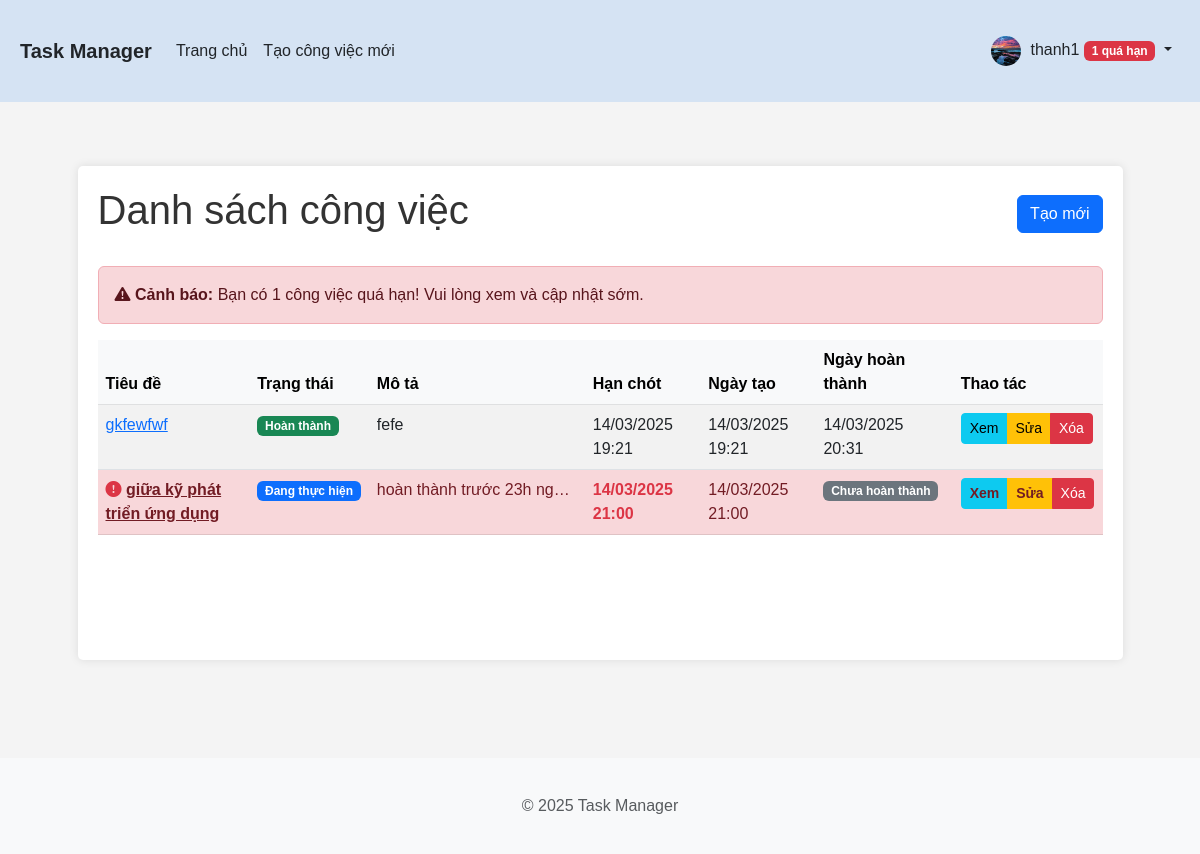
Before: /index (signed in) with the older database file.
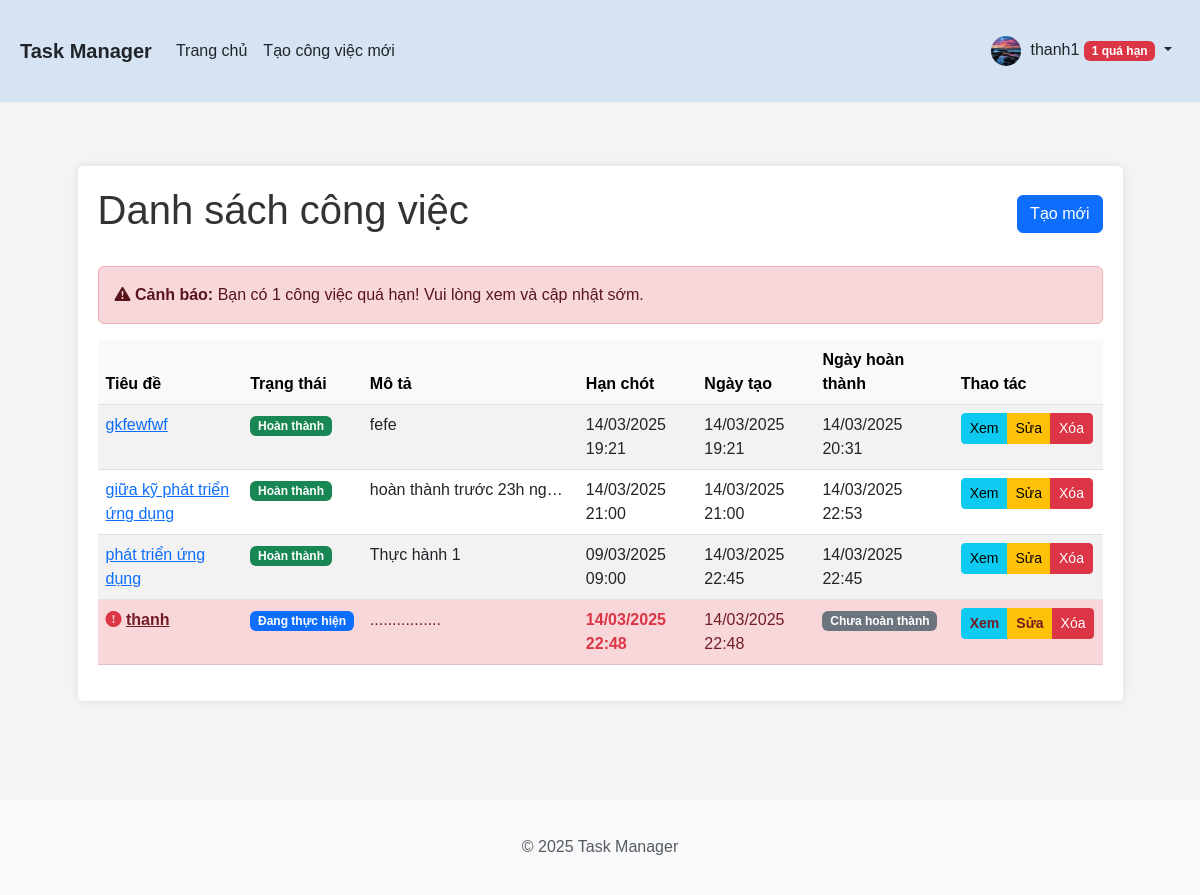
After: the same page with the newer database file.
### app/models.py (models this page shows, shortened)
class User(UserMixin, db.Model):
    id = db.Column(db.Integer, primary_key=True)
    username = db.Column(db.String(64), index=True, unique=True)
    email = db.Column(db.String(120), index=True, unique=True)
    password_hash = db.Column(db.String(128))
    avatar = db.Column(db.String(120), default='default.png')
    is_admin = db.Column(db.Boolean, default=False)
    tasks = db.relationship('Task', backref='user', lazy='dynamic')
    @property
    def overdue_count(self):
        return Task.query.filter_by(user_id=self.id, finished=None).filter(
            Task.deadline < datetime.utcnow()).count()

class Task(db.Model):
    id = db.Column(db.Integer, primary_key=True)
    title = db.Column(db.String(100), nullable=False)
    description = db.Column(db.Text)
    status = db.Column(db.String(20), default='pending')  # pending, in_progress, completed
    created = db.Column(db.DateTime, default=datetime.utcnow)
    deadline = db.Column(db.DateTime)
    finished = db.Column(db.DateTime)
    user_id = db.Column(db.Integer, db.ForeignKey('user.id'), nullable=False)
    def is_overdue(self):
        return not self.finished and self.deadline and self.deadline < datetime.utcnow()

### app/routes/tasks.py (the view)
@bp.route('/')
@bp.route('/index')
@login_required
def index():
    if current_user.is_admin:
        tasks = Task.query.all()
    else:
        tasks = Task.query.filter_by(user_id=current_user.id).all()
    overdue_count = 0
    for task in tasks:
        if not task.finished and task.deadline and task.deadline < datetime.now():
            overdue_count += 1
    return render_template('tasks/index.html', title='Quản lý công việc', tasks=tasks, overdue_count=overdue_count)

### app/__init__.py (called while the page is built)
def create_app(config_name='default'):
    app = Flask(__name__)
    app.config.from_object(config[config_name])
    db.init_app(app)
    migrate.init_app(app, db)
    login_manager.init_app(app)
    @app.template_filter('nl2br')
    def nl2br_filter(text):
        if text:
            return jinja2.utils.markupsafe.Markup(text.replace('\n', '<br>'))
        return ''
    from app.routes.auth import bp as auth_bp
    from app.routes.tasks import bp as tasks_bp
    app.register_blueprint(auth_bp)
    app.register_blueprint(tasks_bp)
    avatar_dir = os.path.join(app.static_folder, 'avatars')
    if not os.path.exists(avatar_dir):
        os.makedirs(avatar_dir)
    @login_manager.user_loader
    def load_user(user_id):
        from app.models import User
        return User.query.get(int(user_id))
    return app

### app/templates/tasks/index.html (shortened to what this page needs)
{% extends "base.html" %}
{% block content %}
    <div class="tasks-container">
        <div class="d-flex justify-content-between align-items-center mb-4">
            <h1>Danh sách công việc</h1>
            <a href="{{ url_for('tasks.create') }}" class="btn btn-primary">Tạo mới</a>
        </div>
        {% if overdue_count > 0 %}
            <div class="alert alert-danger">
                <strong><i class="bi bi-exclamation-triangle-fill"></i> Cảnh báo:</strong>
                Bạn có {{ overdue_count }} công việc quá hạn! Vui lòng xem và cập nhật sớm.
            </div>
        {% endif %}
        {% if tasks %}
            <div class="table-responsive">
                <table class="table table-hover table-striped">
                    <thead class="table-light">
                        <tr>
                            <th>Tiêu đề</th>
                            <th>Trạng thái</th>
                            <th>Mô tả</th>
                            <th>Hạn chót</th>
                            <th>Ngày tạo</th>
                            <th>Ngày hoàn thành</th>
                            <th>Thao tác</th>
                        </tr>
                    </thead>
                    <tbody>
                        {% for task in tasks %}
                            <tr class="{% if task.is_overdue() %}table-danger{% endif %}">
                                <td>
                                    {% if task.is_overdue() %}<i class="bi bi-exclamation-circle-fill text-danger"></i>{% endif %}
                                    <a href="{{ url_for('tasks.view', task_id=task.id) }}">{{ task.title }}</a>
                                </td>
                                <td>
                                    {% if task.status == 'pending' %}
                                        <span class="badge bg-warning">Chờ xử lý</span>
                                    {% elif task.status == 'in_progress' %}
                                        <span class="badge bg-primary">Đang thực hiện</span>
                                    {% elif task.status == 'completed' %}
                                        <span class="badge bg-success">Hoàn thành</span>
                                    {% endif %}
                                </td>
                                <td>
                                    <div class="text-truncate" style="max-width: 200px;" title="{{ task.description }}">
                                        {{ task.description|striptags|truncate(50) }}
                                    </div>
                                </td>
                                <td>
                                    {% if task.is_overdue() %}
                                        <strong class="text-danger">{{ task.deadline.strftime('%d/%m/%Y %H:%M') }}</strong>
                                    {% else %}
                                        {{ task.deadline.strftime('%d/%m/%Y %H:%M') if task.deadline else 'N/A' }}
                                    {% endif %}
                                </td>
                                <td>{{ task.created.strftime('%d/%m/%Y %H:%M') }}</td>
                                <td>
                                    {% if task.finished %}
                                        {{ task.finished.strftime('%d/%m/%Y %H:%M') }}
                                    {% else %}
                                        <span class="badge bg-secondary">Chưa hoàn thành</span>
                                    {% endif %}
                                </td>
                                <td>
                                    <div class="btn-group">
                                        <a href="{{ url_for('tasks.view', task_id=task.id) }}" class="btn btn-sm btn-info">Xem</a>
                                        <a href="{{ url_for('tasks.edit', task_id=task.id) }}" class="btn btn-sm btn-warning">Sửa</a>
                                        <button type="button" class="btn btn-sm btn-danger" data-bs-toggle="modal" data-bs-target="#deleteModal{{ task.id }}">
                                            Xóa
                                        </button>
                                    </div>
                                </td>
                            </tr>
                        {% endfor %}
                    </tbody>
                </table>
            </div>
        {% else %}
            <div class="alert alert-info mt-3">
                <p>Không có công việc nào. <a href="{{ url_for('tasks.create') }}">Tạo công việc mới?</a></p>
            </div>
        {% endif %}
    </div>
{% endblock %}

### app/templates/base.html (shortened to what this page needs)
<!DOCTYPE html>
<html lang="vi">
<head>
    <link href="https://cdn.jsdelivr.net/npm/bootstrap@5.3.0-alpha1/dist/css/bootstrap.min.css" rel="stylesheet">
    <link rel="stylesheet" href="https://cdn.jsdelivr.net/npm/bootstrap-icons@1.11.2/font/bootstrap-icons.css">
    <link rel="stylesheet" href="{{ url_for('static', filename='css/main.css') }}">
</head>
<body>
    <header>
        <nav class="navbar navbar-expand-lg navbar-light">
            <div class="container">
                <a class="navbar-brand" href="{{ url_for('tasks.index') }}">Task Manager</a>
                <div class="collapse navbar-collapse" id="navbarNav">
                    <ul class="navbar-nav me-auto">
                        {% if current_user.is_authenticated %}
                            <li class="nav-item">
                                <a class="nav-link" href="{{ url_for('tasks.index') }}">Trang chủ</a>
                            </li>
                            <li class="nav-item">
                                <a class="nav-link" href="{{ url_for('tasks.create') }}">Tạo công việc mới</a>
                            </li>
                        {% endif %}
                    </ul>
                    <ul class="navbar-nav">
                        {% if current_user.is_authenticated %}
                            <li class="nav-item dropdown">
                                <a class="nav-link dropdown-toggle" href="#" id="navbarDropdown" role="button" data-bs-toggle="dropdown">
                                    {% if current_user.avatar %}
                                        <img src="{{ url_for('static', filename='avatars/' + current_user.avatar) }}" class="rounded-circle avatar-small" alt="Avatar">
                                    {% else %}
                                        <img src="https://avatar-placeholder.iran.liara.run/" class="rounded-circle avatar-small" alt="Avatar">
                                    {% endif %}
                                    {{ current_user.username }}
                                    {% if current_user.overdue_count and current_user.overdue_count > 0 %}
                                        <span class="badge bg-danger">{{ current_user.overdue_count }} quá hạn</span>
                                    {% endif %}
                                </a>
                            </li>
                        {% endif %}
                    </ul>
                </div>
            </div>
        </nav>
    </header>
    <main class="container mt-4">
        {% block content %}{% endblock %}
    </main>
    <footer class="footer mt-5 py-3 bg-light">
        <div class="container text-center">
            <span class="text-muted">&copy; 2025 Task Manager</span>
        </div>
    </footer>
</body>
</html>

### app/static/css/main.css (style rules this page uses)
body { font-family: Arial, sans-serif; margin: 0; padding: 0; background-color: #f4f4f4; min-height: 100vh; display: flex; flex-direction: column; }
.container { max-width: 1200px; margin: 0 auto; padding: 20px; }
main { flex: 1; }
footer { margin-top: auto; padding: 10px 0; background-color: #f8f9fa; text-align: center; }
h1, h2, h3 { color: #333; }
.avatar-small { width: 30px; height: 30px; object-fit: cover; margin-right: 5px; border-radius: 50%; }
.tasks-container { max-width: 95%; margin: 0 auto; padding: 20px; background: #fff; box-shadow: 0 0 10px rgba(0, 0, 0, 0.1); border-radius: 5px; margin-bottom: 30px; }
button { background-color: #28a745; color: white; border: none; padding: 10px 15px; border-radius: 5px; cursor: pointer; }
.table-responsive { overflow-x: auto; min-height: 300px; }
.navbar { margin-bottom: 20px; background-color: #d5e3f3 !important; }
.navbar .navbar-nav .nav-link { color: #212529 !important; font-weight: normal; }
.navbar .navbar-brand { color: #212529 !important; font-weight: bold; }
.table-danger td { color: #721c24; font-weight: 500; }
.table-danger td a { color: #721c24; font-weight: bold; }
@media (min-width: 1200px) { main.container { max-width: 95%; } }

Changed rows visible on the page:
changed Task "giữa kỹ phát triển ứng dụng": finished (not shown) → "14/03/2025 22:53"; deadline "2025-03-14 21:00:13.464564" → "2025-03-14 21:00:00.000000" (drawn); status "Đang thực hiện" → "Hoàn thành"
added Task: title "phát triển ứng dụng", status "Hoàn thành", description "Thực hành 1", deadline "09/03/2025 09:00", created "14/03/2025 22:45", finished "14/03/2025 22:45"
added Task: title "thanh", status "Đang thực hiện", description "................", deadline "14/03/2025 22:48", created "14/03/2025 22:48", shows "Chưa hoàn thành"
